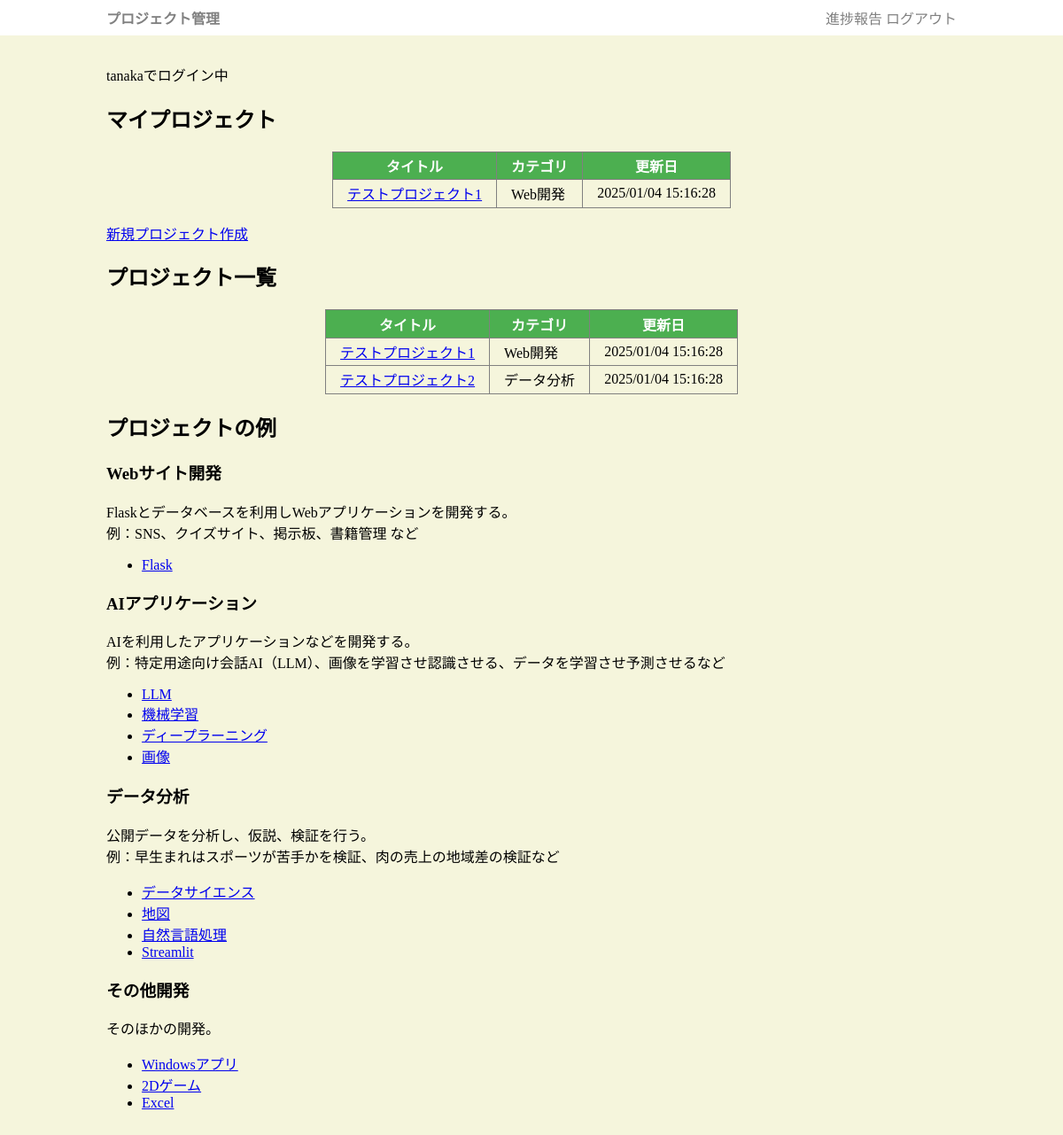
/ (signed in), run on an earlier commit of the app's database.
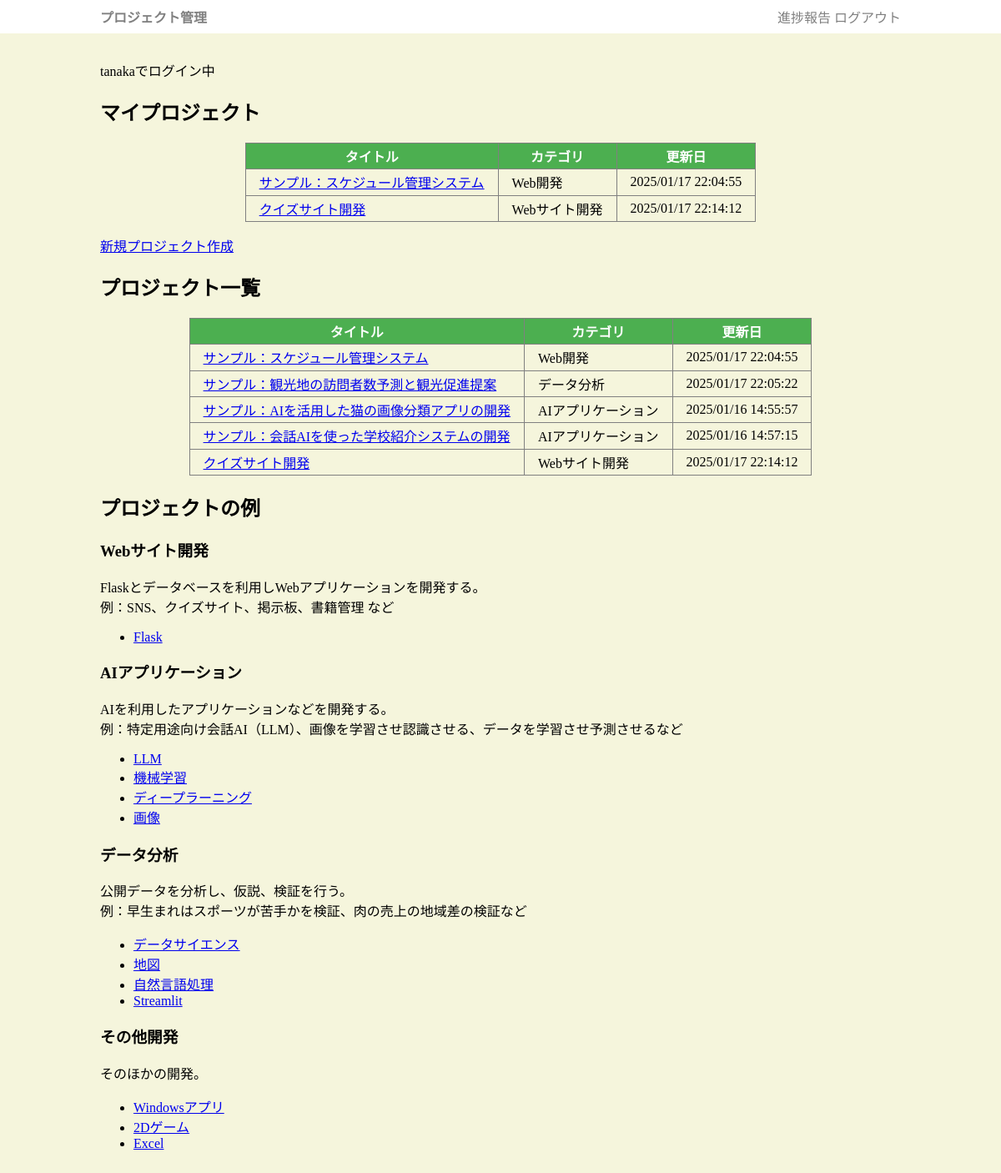
And on a later commit of the database.
### app.py (models this page shows, shortened)
class User(db.Model):
    uid = db.Column(db.Integer, primary_key=True)
    uname = db.Column(db.String(255))
    upass = db.Column(db.String(255))
    member = db.relationship('Member', backref='user', lazy=True)
    preport = db.relationship('Preport', backref='user', lazy=True)

class Member(db.Model):
    mid = db.Column(db.Integer, primary_key=True)
    pid = db.Column(db.Integer, db.ForeignKey("project.pid"))
    uid = db.Column(db.Integer, db.ForeignKey("user.uid"))

class Project(db.Model):
    pid = db.Column(db.Integer, primary_key=True)
    title = db.Column(db.String(255))
    category = db.Column(db.String(255))
    desc = db.Column(db.String(65545))
    updated_at = db.Column(db.DateTime, default=datetime.now)
    comment = db.Column(db.String(65545))
    member = db.relationship('Member', backref='project', lazy=True)
    plan = db.relationship('Plan', backref='project', lazy=True)

### app.py (the view)
@app.get('/')
def index():
    if "uid" not in session:
        return redirect("/login")
    rows = Project.query.all()
    user =  User.query.get_or_404(session['uid'])
    return render_template("index.html", rows=rows, user=user)

### templates/index.html (shortened to what this page needs)
{% extends "base.html" %}
{% block main %}
    <p>{{user.uname}}でログイン中</p>
    <h2>マイプロジェクト</h2>
    {% if user.member %}
        <table class="plist">
        <tr><th>タイトル</th><th>カテゴリ</th><th>更新日</th></tr>
        {% for m in user.member %}
        <tr>
            <td class="title"><a href="/project/{{m.project.pid}}">{{m.project.title}}</a></div>
            <td class="category">{{m.project.category}}</a></div>
            <td class="hi">{{m.project.updated_at.strftime('%Y/%m/%d %H:%M:%S')}}</div>
        </tr>
        {% endfor %}
        </table>
        <p><a href="/project_add" class="btn">新規プロジェクト作成</a></p>
    {% else %}
    <div>
        <p>プロジェクトに参加していません。新規プロジェクトを作成するか、既存のプロジェクトのメンバーに参加を申し入れてください。</p>
        <p><a href="/project_add" class="btn">新規プロジェクト作成</a></p>
    </div>
    {% endif %}
    <h2>プロジェクト一覧</h2>
    <table class="plist">
        <tr><th>タイトル</th><th>カテゴリ</th><th>更新日</th></tr>
        {% for r in rows %}
        <tr>
            <td class="title"><a href="/project/{{r.pid}}">{{r.title}}</a></div>
            <td class="category">{{r.category}}</a></div>
            <td class="hi">{{r.updated_at.strftime('%Y/%m/%d %H:%M:%S')}}</div>
        </tr>
        {% endfor %}
    </table>
    <h2>プロジェクトの例</h2>
    <h3>Webサイト開発</h3>
    <p>Flaskとデータベースを利用しWebアプリケーションを開発する。<br>
    例：SNS、クイズサイト、掲示板、書籍管理 など</p>
    <ul>
    <li><a href="http://www.dicre.com/python/flask/">Flask</a></li>
    </ul>
    <h3>AIアプリケーション</h3>
    <p>AIを利用したアプリケーションなどを開発する。<br>
    例：特定用途向け会話AI（LLM）、画像を学習させ認識させる、データを学習させ予測させるなど</p>
    <ul>
    <li><a href="http://www.dicre.com/python/llm/">LLM</a></li>
    <li><a href="http://www.dicre.com/python/ml/">機械学習</a></li>
    <li><a href="http://www.dicre.com/python/deep/">ディープラーニング</a></li>
    <li><a href="http://www.dicre.com/python/image.html">画像</a></li>
    </ul>
    <h3>データ分析</h3>
    <p>公開データを分析し、仮説、検証を行う。<br>
    例：早生まれはスポーツが苦手かを検証、肉の売上の地域差の検証など</p>
    <ul>
    <li><a href="http://www.dicre.com/python/ds">データサイエンス</a></li>
    <li><a href="http://www.dicre.com/python/map/">地図</a></li>
    <li><a href="http://www.dicre.com/python/nlp/">自然言語処理</a></li>
    <li><a href="http://www.dicre.com/python/streamlit/">Streamlit</a></li>
    </ul>
    <h3>その他開発</h3>
    <p>そのほかの開発。</p>
    <ul>
    <li><a href="http://www.dicre.com/python/gui.html">Windowsアプリ</a></li>
    <li><a href="http://www.dicre.com/python/pygame/">2Dゲーム</a></li>
    <li><a href="http://www.dicre.com/python/pyexcel.html">Excel</a></li>
    </ul>
{% endblock %}

### templates/base.html (shortened to what this page needs)
<!DOCTYPE html>
<html>
<head>
    <link rel="stylesheet" href="/static/style.css">
</head>
<body>
<header>
    <h2><a href="/">プロジェクト管理</a></h2>
    <div>
        {% if "uid" in session %}
        <a href="/preport">進捗報告</a>
        <a href="/logout">ログアウト</a>
        {% endif %}
    </div>
    </header>
<main>
{% block main %}
{% endblock %}
</main>
</body>
</html>

### static/style.css (style rules this page uses)
body { padding: 0; margin: 0; background-color: beige; }
main { padding: 1em 10%; }
header { padding: 0.5em 10% ; background-color:white; display: flex; justify-content: space-between; }
header a { text-decoration: none; color:gray; }
header h2 { margin: 0; font-size: medium; }
table { border-collapse: collapse; margin: 1em auto; }
td,th { border:1px solid gray; padding: 0.2em 1em; }
th { background-color: #4CAF50; color:white; }

What changed in the data, as far as the page shows it:
changed through a linked row, Member "Web開発": project "テストプロジェクト1" → "サンプル：スケジュール管理システム"; project.updated_at "2025/01/04 15:16:28" → "2025/01/17 22:04:55"
added Member: project "クイズサイト開発", project.category "Webサイト開発", project.updated_at "2025/01/17 22:14:12"
changed Project "Web開発": title "テストプロジェクト1" → "サンプル：スケジュール管理システム"; updated_at "2025/01/04 15:16:28" → "2025/01/17 22:04:55"
changed Project "データ分析": title "テストプロジェクト2" → "サンプル：観光地の訪問者数予測と観光促進提案"; updated_at "2025/01/04 15:16:28" → "2025/01/17 22:05:22"
added Project: title "サンプル：AIを活用した猫の画像分類アプリの開発", category "AIアプリケーション", updated_at "2025/01/16 14:55:57"
added Project: title "サンプル：会話AIを使った学校紹介システムの開発", category "AIアプリケーション", updated_at "2025/01/16 14:57:15"
added Project: title "クイズサイト開発", category "Webサイト開発", updated_at "2025/01/17 22:14:12"
